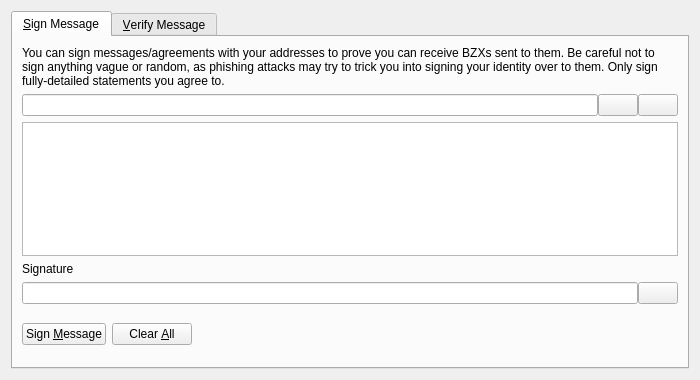
<?xml version="1.0" encoding="UTF-8"?>
<ui version="4.0">
 <class>SignVerifyMessageDialog</class>
 <widget class="QDialog" name="SignVerifyMessageDialog">
  <property name="geometry">
   <rect>
    <x>0</x>
    <y>0</y>
    <width>700</width>
    <height>380</height>
   </rect>
  </property>
  <property name="windowTitle">
   <string>Signatures - Sign / Verify a Message</string>
  </property>
  <property name="modal">
   <bool>true</bool>
  </property>
  <layout class="QVBoxLayout" name="verticalLayout">
   <item>
    <widget class="QTabWidget" name="tabWidget">
     <property name="currentIndex">
      <number>0</number>
     </property>
     <widget class="QWidget" name="tabSignMessage">
      <attribute name="title">
       <string>&amp;Sign Message</string>
      </attribute>
      <layout class="QVBoxLayout" name="verticalLayout_SM">
       <item>
        <widget class="QLabel" name="infoLabel_SM">
         <property name="text">
          <string>You can sign messages/agreements with your addresses to prove you can receive BZXs sent to them. Be careful not to sign anything vague or random, as phishing attacks may try to trick you into signing your identity over to them. Only sign fully-detailed statements you agree to.</string>
         </property>
         <property name="textFormat">
          <enum>Qt::PlainText</enum>
         </property>
         <property name="wordWrap">
          <bool>true</bool>
         </property>
        </widget>
       </item>
       <item>
        <layout class="QHBoxLayout" name="horizontalLayout_1_SM">
         <property name="spacing">
          <number>0</number>
         </property>
         <item>
          <widget class="QValidatedLineEdit" name="addressIn_SM">
           <property name="toolTip">
            <string>The BZX address to sign the message with</string>
           </property>
          </widget>
         </item>
         <item>
          <widget class="QPushButton" name="addressBookButton_SM">
           <property name="toolTip">
            <string>Choose previously used address</string>
           </property>
           <property name="text">
            <string/>
           </property>
           <property name="icon">
            <iconset resource="../bitcoin.qrc">
             <normaloff>:/icons/address-book</normaloff>:/icons/address-book</iconset>
           </property>
           <property name="shortcut">
            <string>Alt+A</string>
           </property>
           <property name="autoDefault">
            <bool>false</bool>
           </property>
          </widget>
         </item>
         <item>
          <widget class="QPushButton" name="pasteButton_SM">
           <property name="toolTip">
            <string>Paste address from clipboard</string>
           </property>
           <property name="text">
            <string/>
           </property>
           <property name="icon">
            <iconset resource="../bitcoin.qrc">
             <normaloff>:/icons/editpaste</normaloff>:/icons/editpaste</iconset>
           </property>
           <property name="shortcut">
            <string>Alt+P</string>
           </property>
           <property name="autoDefault">
            <bool>false</bool>
           </property>
          </widget>
         </item>
        </layout>
       </item>
       <item>
        <widget class="QPlainTextEdit" name="messageIn_SM">
         <property name="toolTip">
          <string>Enter the message you want to sign here</string>
         </property>
        </widget>
       </item>
       <item>
        <widget class="QLabel" name="signatureLabel_SM">
         <property name="text">
          <string>Signature</string>
         </property>
         <property name="textFormat">
          <enum>Qt::PlainText</enum>
         </property>
        </widget>
       </item>
       <item>
        <layout class="QHBoxLayout" name="horizontalLayout_2_SM">
         <property name="spacing">
          <number>0</number>
         </property>
         <item>
          <widget class="QLineEdit" name="signatureOut_SM">
           <property name="font">
            <font>
             <italic>true</italic>
            </font>
           </property>
           <property name="readOnly">
            <bool>true</bool>
           </property>
          </widget>
         </item>
         <item>
          <widget class="QPushButton" name="copySignatureButton_SM">
           <property name="toolTip">
            <string>Copy the current signature to the system clipboard</string>
           </property>
           <property name="text">
            <string/>
           </property>
           <property name="icon">
            <iconset resource="../bitcoin.qrc">
             <normaloff>:/icons/editcopy</normaloff>:/icons/editcopy</iconset>
           </property>
           <property name="autoDefault">
            <bool>false</bool>
           </property>
          </widget>
         </item>
        </layout>
       </item>
       <item>
        <layout class="QHBoxLayout" name="horizontalLayout_3_SM">
         <item>
          <widget class="QPushButton" name="signMessageButton_SM">
           <property name="toolTip">
            <string>Sign the message to prove you own this BZX address</string>
           </property>
           <property name="text">
            <string>Sign &amp;Message</string>
           </property>
           <property name="autoDefault">
            <bool>false</bool>
           </property>
          </widget>
         </item>
         <item>
          <widget class="QPushButton" name="clearButton_SM">
           <property name="toolTip">
            <string>Reset all sign message fields</string>
           </property>
           <property name="text">
            <string>Clear &amp;All</string>
           </property>
           <property name="autoDefault">
            <bool>false</bool>
           </property>
          </widget>
         </item>
         <item>
          <spacer name="horizontalSpacer_1_SM">
           <property name="orientation">
            <enum>Qt::Horizontal</enum>
           </property>
           <property name="sizeHint" stdset="0">
            <size>
             <width>40</width>
             <height>48</height>
            </size>
           </property>
          </spacer>
         </item>
         <item>
          <widget class="QLabel" name="statusLabel_SM">
           <property name="font">
            <font>
             <weight>75</weight>
             <bold>true</bold>
            </font>
           </property>
           <property name="text">
            <string/>
           </property>
           <property name="wordWrap">
            <bool>true</bool>
           </property>
          </widget>
         </item>
         <item>
          <spacer name="horizontalSpacer_2_SM">
           <property name="orientation">
            <enum>Qt::Horizontal</enum>
           </property>
           <property name="sizeHint" stdset="0">
            <size>
             <width>40</width>
             <height>48</height>
            </size>
           </property>
          </spacer>
         </item>
        </layout>
       </item>
      </layout>
     </widget>
     <widget class="QWidget" name="tabVerifyMessage">
      <attribute name="title">
       <string>&amp;Verify Message</string>
      </attribute>
      <layout class="QVBoxLayout" name="verticalLayout_VM">
       <item>
        <widget class="QLabel" name="infoLabel_VM">
         <property name="text">
          <string>Enter the receiver's address, message (ensure you copy line breaks, spaces, tabs, etc. exactly) and signature below to verify the message. Be careful not to read more into the signature than what is in the signed message itself, to avoid being tricked by a man-in-the-middle attack. Note that this only proves the signing party receives with the address, it cannot prove sendership of any transaction!</string>
         </property>
         <property name="textFormat">
          <enum>Qt::PlainText</enum>
         </property>
         <property name="alignment">
          <set>Qt::AlignLeading|Qt::AlignLeft|Qt::AlignTop</set>
         </property>
         <property name="wordWrap">
          <bool>true</bool>
         </property>
        </widget>
       </item>
       <item>
        <layout class="QHBoxLayout" name="horizontalLayout_1_VM">
         <property name="spacing">
          <number>0</number>
         </property>
         <item>
          <widget class="QValidatedLineEdit" name="addressIn_VM">
           <property name="toolTip">
            <string>The BZX address the message was signed with</string>
           </property>
          </widget>
         </item>
         <item>
          <widget class="QPushButton" name="addressBookButton_VM">
           <property name="toolTip">
            <string>Choose previously used address</string>
           </property>
           <property name="text">
            <string/>
           </property>
           <property name="icon">
            <iconset resource="../bitcoin.qrc">
             <normaloff>:/icons/address-book</normaloff>:/icons/address-book</iconset>
           </property>
           <property name="shortcut">
            <string>Alt+A</string>
           </property>
           <property name="autoDefault">
            <bool>false</bool>
           </property>
          </widget>
         </item>
        </layout>
       </item>
       <item>
        <widget class="QPlainTextEdit" name="messageIn_VM"/>
       </item>
       <item>
        <widget class="QValidatedLineEdit" name="signatureIn_VM"/>
       </item>
       <item>
        <layout class="QHBoxLayout" name="horizontalLayout_2_VM">
         <item>
          <widget class="QPushButton" name="verifyMessageButton_VM">
           <property name="toolTip">
            <string>Verify the message to ensure it was signed with the specified BZX address</string>
           </property>
           <property name="text">
            <string>Verify &amp;Message</string>
           </property>
           <property name="autoDefault">
            <bool>false</bool>
           </property>
          </widget>
         </item>
         <item>
          <widget class="QPushButton" name="clearButton_VM">
           <property name="toolTip">
            <string>Reset all verify message fields</string>
           </property>
           <property name="text">
            <string>Clear &amp;All</string>
           </property>
           <property name="autoDefault">
            <bool>false</bool>
           </property>
          </widget>
         </item>
         <item>
          <spacer name="horizontalSpacer_1_VM">
           <property name="orientation">
            <enum>Qt::Horizontal</enum>
           </property>
           <property name="sizeHint" stdset="0">
            <size>
             <width>40</width>
             <height>48</height>
            </size>
           </property>
          </spacer>
         </item>
         <item>
          <widget class="QLabel" name="statusLabel_VM">
           <property name="font">
            <font>
             <weight>75</weight>
             <bold>true</bold>
            </font>
           </property>
           <property name="text">
            <string/>
           </property>
           <property name="wordWrap">
            <bool>true</bool>
           </property>
          </widget>
         </item>
         <item>
          <spacer name="horizontalSpacer_2_VM">
           <property name="orientation">
            <enum>Qt::Horizontal</enum>
           </property>
           <property name="sizeHint" stdset="0">
            <size>
             <width>40</width>
             <height>48</height>
            </size>
           </property>
          </spacer>
         </item>
        </layout>
       </item>
      </layout>
     </widget>
    </widget>
   </item>
  </layout>
 </widget>
 <customwidgets>
  <customwidget>
   <class>QValidatedLineEdit</class>
   <extends>QLineEdit</extends>
   <header>qvalidatedlineedit.h</header>
  </customwidget>
 </customwidgets>
 <resources>
  <include location="../bitcoin.qrc"/>
 </resources>
 <connections/>
</ui>
